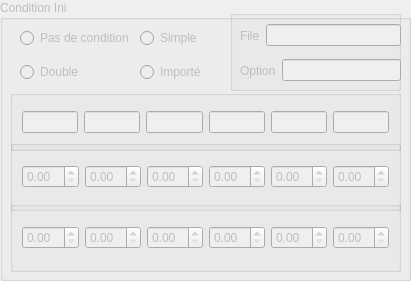
    <widget class="QGroupBox" name="groupBoxConditionIni">
     <property name="enabled">
      <bool>false</bool>
     </property>
     <property name="geometry">
      <rect>
       <x>549</x>
       <y>359</y>
       <width>411</width>
       <height>281</height>
      </rect>
     </property>
     <property name="title">
      <string>Condition Ini</string>
     </property>
     <widget class="QWidget" name="layoutWidget_30">
      <property name="geometry">
       <rect>
        <x>20</x>
        <y>20</y>
        <width>211</width>
        <height>71</height>
       </rect>
      </property>
      <layout class="QGridLayout" name="gridLayout">
       <item row="1" column="1">
        <widget class="QRadioButton" name="radioButtonImporter">
         <property name="text">
          <string>Importé</string>
         </property>
        </widget>
       </item>
       <item row="0" column="1">
        <widget class="QRadioButton" name="radioButtonSimple">
         <property name="text">
          <string>Simple</string>
         </property>
        </widget>
       </item>
       <item row="0" column="0">
        <widget class="QRadioButton" name="radioButtonNoCondition">
         <property name="text">
          <string>Pas de condition</string>
         </property>
        </widget>
       </item>
       <item row="1" column="0">
        <widget class="QRadioButton" name="radioButtonDouble">
         <property name="text">
          <string>Double</string>
         </property>
        </widget>
       </item>
      </layout>
     </widget>
     <widget class="QGroupBox" name="groupBoxLinearE">
      <property name="enabled">
       <bool>false</bool>
      </property>
      <property name="geometry">
       <rect>
        <x>10</x>
        <y>140</y>
        <width>391</width>
        <height>71</height>
       </rect>
      </property>
      <property name="title">
       <string/>
      </property>
      <layout class="QHBoxLayout" name="horizontalLayout_40">
       <item>
        <widget class="QDoubleSpinBox" name="SpinboxE1"/>
       </item>
       <item>
        <widget class="QDoubleSpinBox" name="SpinboxE2"/>
       </item>
       <item>
        <widget class="QDoubleSpinBox" name="SpinboxE3"/>
       </item>
       <item>
        <widget class="QDoubleSpinBox" name="SpinboxE4"/>
       </item>
       <item>
        <widget class="QDoubleSpinBox" name="SpinboxE5"/>
       </item>
       <item>
        <widget class="QDoubleSpinBox" name="SpinboxE6"/>
       </item>
      </layout>
     </widget>
     <widget class="QGroupBox" name="groupBoxLinearS">
      <property name="enabled">
       <bool>false</bool>
      </property>
      <property name="geometry">
       <rect>
        <x>10</x>
        <y>201</y>
        <width>391</width>
        <height>71</height>
       </rect>
      </property>
      <property name="title">
       <string/>
      </property>
      <layout class="QHBoxLayout" name="horizontalLayout_41">
       <item>
        <widget class="QDoubleSpinBox" name="SpinboxS1"/>
       </item>
       <item>
        <widget class="QDoubleSpinBox" name="SpinboxS2"/>
       </item>
       <item>
        <widget class="QDoubleSpinBox" name="SpinboxS3"/>
       </item>
       <item>
        <widget class="QDoubleSpinBox" name="SpinboxS4"/>
       </item>
       <item>
        <widget class="QDoubleSpinBox" name="SpinboxS5"/>
       </item>
       <item>
        <widget class="QDoubleSpinBox" name="SpinboxS6"/>
       </item>
      </layout>
     </widget>
     <widget class="QGroupBox" name="groupBoxMixedBC">
      <property name="enabled">
       <bool>false</bool>
      </property>
      <property name="geometry">
       <rect>
        <x>10</x>
        <y>90</y>
        <width>391</width>
        <height>61</height>
       </rect>
      </property>
      <property name="title">
       <string/>
      </property>
      <layout class="QGridLayout" name="gridLayout_3">
       <item row="0" column="3">
        <widget class="QLineEdit" name="lineEditMixedBC4"/>
       </item>
       <item row="0" column="0">
        <widget class="QLineEdit" name="lineEditMixedBC1"/>
       </item>
       <item row="0" column="2">
        <widget class="QLineEdit" name="lineEditMixedBC3"/>
       </item>
       <item row="0" column="6">
        <widget class="QLineEdit" name="lineEditMixedBC6"/>
       </item>
       <item row="0" column="4">
        <widget class="QLineEdit" name="lineEditMixedBC5"/>
       </item>
       <item row="0" column="1">
        <widget class="QLineEdit" name="lineEditMixedBC2"/>
       </item>
      </layout>
     </widget>
     <widget class="QGroupBox" name="groupBoxImporterCondition">
      <property name="enabled">
       <bool>false</bool>
      </property>
      <property name="geometry">
       <rect>
        <x>230</x>
        <y>10</y>
        <width>171</width>
        <height>81</height>
       </rect>
      </property>
      <property name="title">
       <string/>
      </property>
      <widget class="QWidget" name="">
       <property name="geometry">
        <rect>
         <x>10</x>
         <y>40</y>
         <width>161</width>
         <height>41</height>
        </rect>
       </property>
       <layout class="QHBoxLayout" name="horizontalLayout_39">
        <item>
         <widget class="QLabel" name="label_38">
          <property name="text">
           <string>Option</string>
          </property>
         </widget>
        </item>
        <item>
         <widget class="QLineEdit" name="lineEditOptionImporter"/>
        </item>
       </layout>
      </widget>
      <widget class="QWidget" name="">
       <property name="geometry">
        <rect>
         <x>10</x>
         <y>10</y>
         <width>161</width>
         <height>31</height>
        </rect>
       </property>
       <layout class="QHBoxLayout" name="horizontalLayout_42">
        <item>
         <widget class="QLabel" name="label_2">
          <property name="text">
           <string>File</string>
          </property>
         </widget>
        </item>
        <item>
         <widget class="QLineEdit" name="lineEditFileImporter"/>
        </item>
       </layout>
      </widget>
     </widget>
    </widget>
